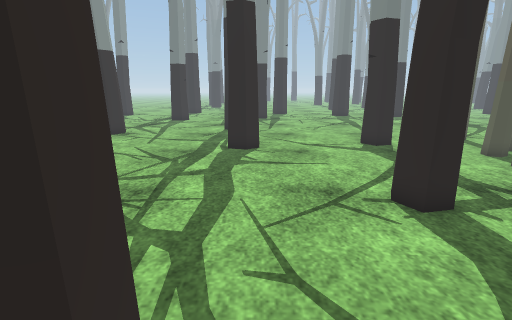
view 1 (above)

20 first-person views from a walk through a 3-D level made in the Unity game engine. The camera is 1.3 m above the floor, tilts 14° down and sees 85° across. The floor is counted in squares, 0.5 m on a side. Each view is taken from the middle of a square. On the plan, view 1 faces up. The plan holds only what a view shows up to about 19 squares ahead; the rest is blank. The place goes on beyond the plan. Some surface patterns are stand-ins.

view 2
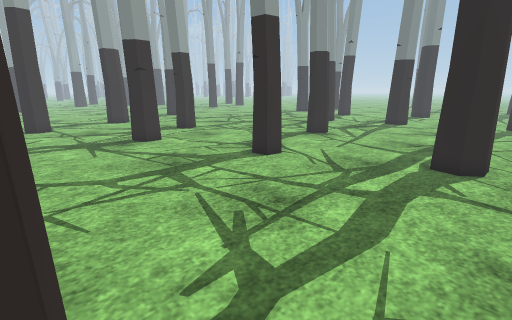

view 3
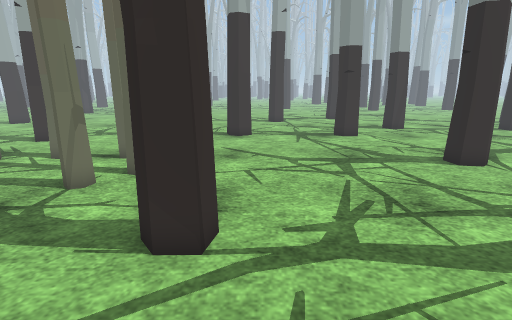

view 4
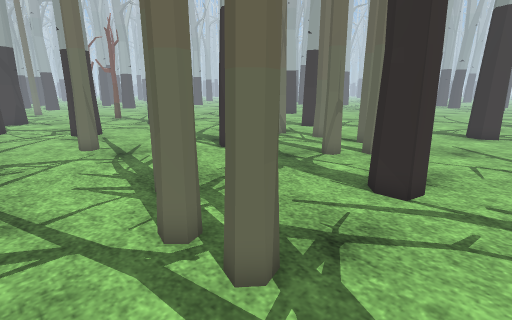

view 5
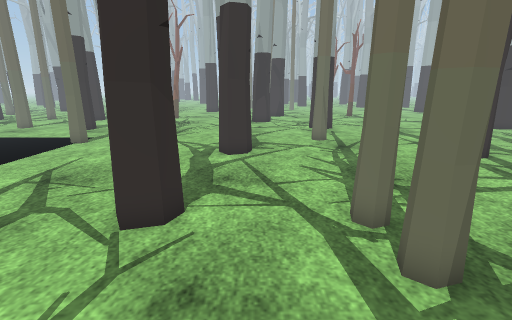

view 6
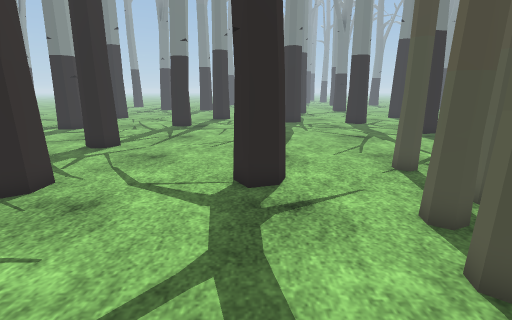

view 7
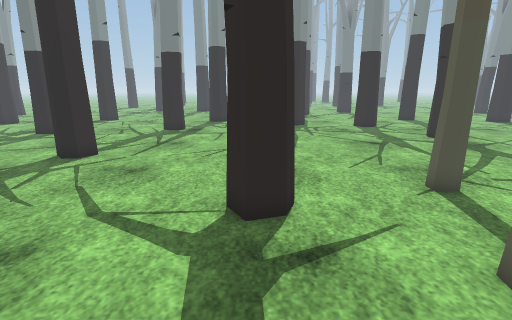

view 8
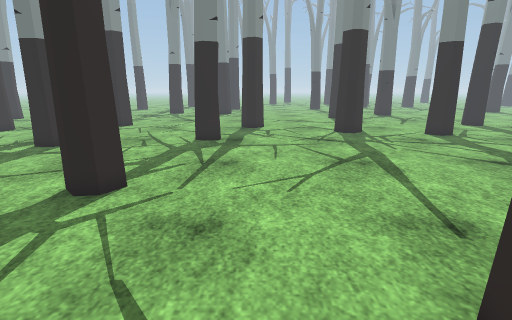

view 9
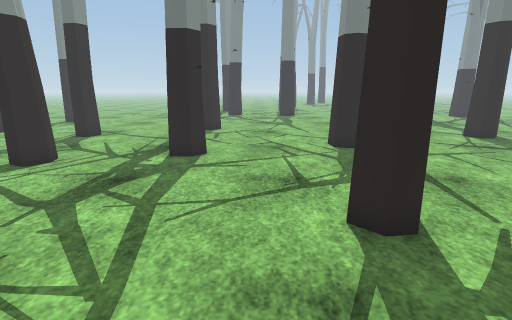

view 10
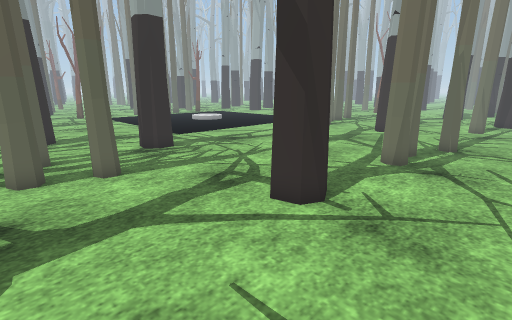

view 11
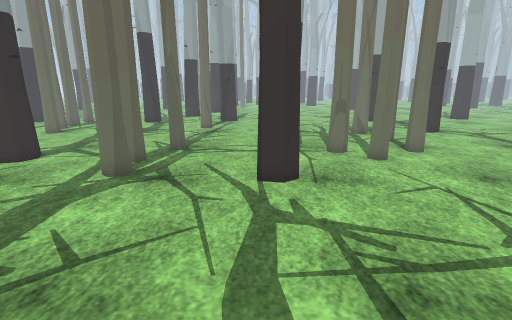

view 12
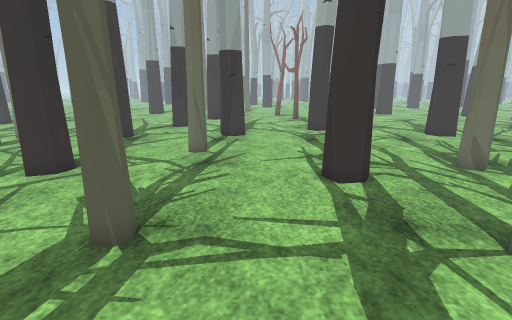

view 13
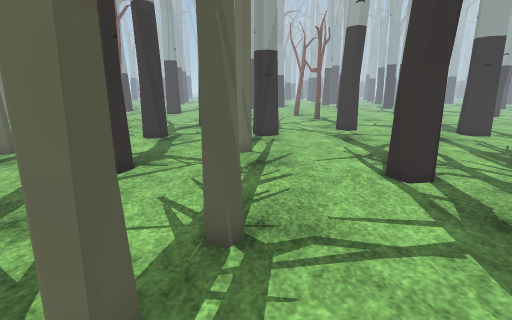

view 14
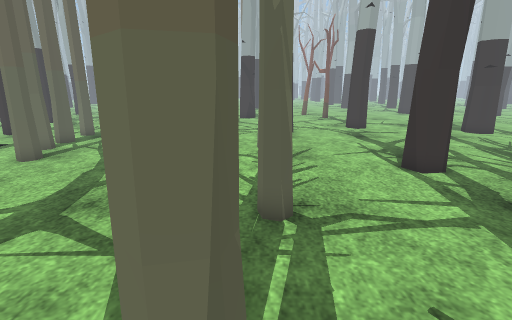

view 15
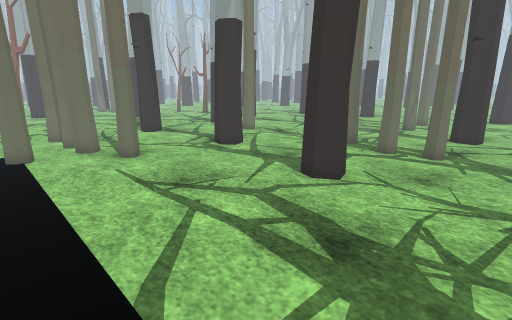

view 16
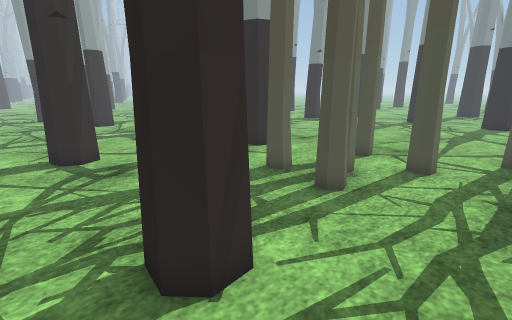

view 17
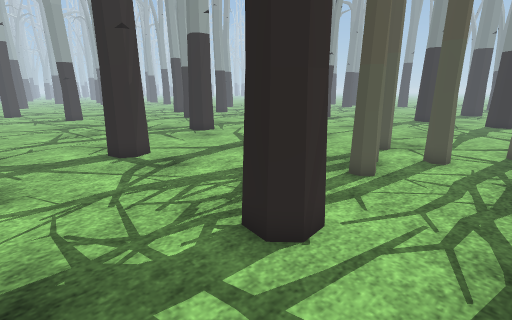

view 18
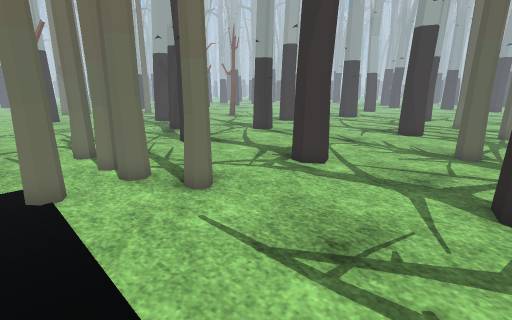

view 19
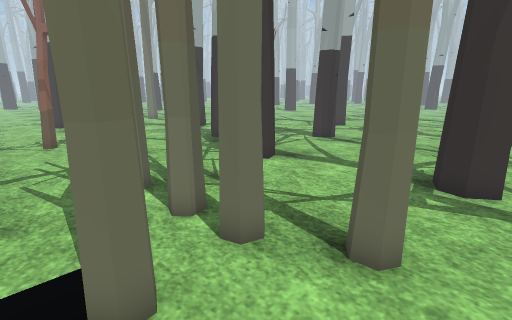

view 20
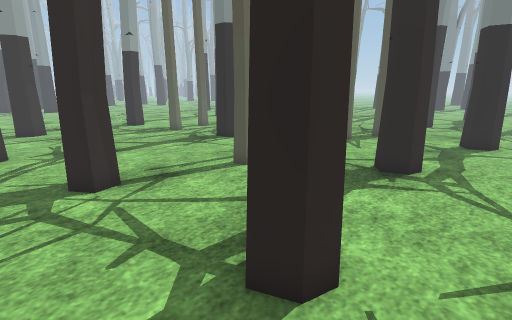

### Floor plan
Key: @ floor where view 1 was taken; # wall or solid block; x gap in a wall; . floor; = window, fence, low wall or low ledge.
Columns run from 16 left of view 1 to 16 right of it. Each row starts with its distance up from view 1.
 31   ##...  ................  ...
 30   ##.... ................#....
 29   ...... .....................##.
 28   ......  ......##...............
 27    .....  ......##...............
 26    .....  #......................
 25     #... ##......................
 24    ##...........................#
 23    .............................#
 22     .............................
 21      ............................
 20       ........  .................
 19        .......##.................
 18        ##........................
 17        ##.......................#
 16      ............................
 15 ...  .................# ...#. ..
 14 ............... #.....##.....#..
 13 #..............##................
 12 #.........................#x#....
 11 .........#................#.#....
 10  ................................
  9    #.....................#.......
  8 ..##.............................
  7 ...................###...........
  6 ...................###.......#...
  5 .................................
  4 .................................
  3 .................................
  2   #...........##...##............
  1 ..............##...##............
  0 ................@..##...##......
 -1      .....##............##.......
 -2     ....#..#.....................
 -3    .....x..........#.............
 -4   ......x........................
 -5  .......#........................
 -6  ............##..................
 -7 ........##...##........#.........
 -8 ....#...##..................#....
 -9 ...............................#.
-10    ................#........##...
-11   .......................... #...
-12  ............................x...
-13  ............................x...
-14   ..##...........##.....#....#...
-15  ... #...........##..............
-16  ....=...........=...............
-17      ...  .##............... ....

Where each view was taken, in squares from view 1:
view 1: 0 up, 0 right, facing up
view 2: 2 up, 1 right, facing up-left
view 3: 3 up, 3 right, facing left
view 4: 4 up, 6 right, facing down-left
view 5: 5 up, 6 right, facing down
view 6: 6 up, 6 right, facing up
view 7: 8 up, 6 right, facing up
view 8: 12 up, 3 right, facing up
view 9: 14 up, 4 left, facing up
view 10: 12 up, 0 right, facing down-right
view 11: 10 up, 1 left, facing down
view 12: 2 up, 0 right, facing down
view 13: 2 up, 2 right, facing down
view 14: 3 up, 3 right, facing down
view 15: 4 up, 16 right, facing down-left
view 16: 4 up, 16 right, facing up-left
view 17: 2 up, 16 right, facing up-left
view 18: 1 down, 16 right, facing down-left
view 19: 6 down, 16 right, facing down-left
view 20: 17 down, 10 right, facing up-left
